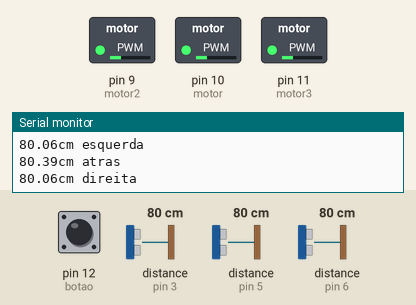
Simulated run of this sketch. Board: Arduino Uno, built with avr-gcc and run on an emulated ATmega328P. Shown: switched loads named in the sketch (green lamp = pin HIGH), the last lines printed to the serial monitor. Wiring (inferred from the names in the program): 3 × ultrasonic range finder: trigger pin 2, echo pin 3 / trigger pin 4, echo pin 5 / trigger pin 7, echo pin 6. The test bench sets the inputs (shaded band); at power-on: pin 12 (botao) HIGH, distance to the obstacle (sensors on pin 5, pin 3, pin 6) 80 cm. The echo pulse lasts 58.3 µs per cm; pins used as bus, display or sensor lines are not drawn.

Above: at 2.3 s.
2.4 s: pin 12 (botao) pulled LOW for 1.8 s
At 4.7 s:
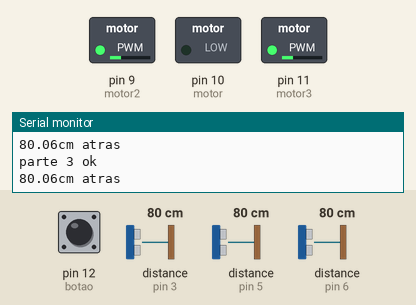
6.5 s: distance to the obstacle (sensor on pin 5) set to 2 cm
At 8.0 s:
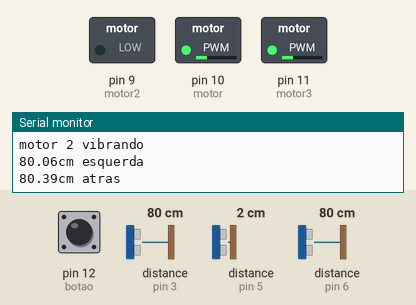
8.6 s: distance to the obstacle (sensor on pin 3) set to 2 cm
At 10.7 s:
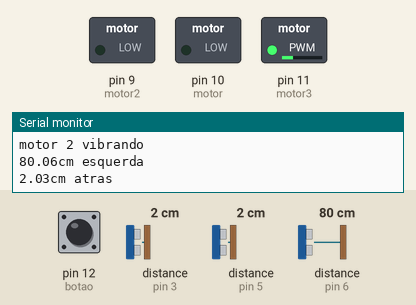
11.0 s: distance to the obstacle (sensor on pin 6) set to 18 cm
At 13.0 s:
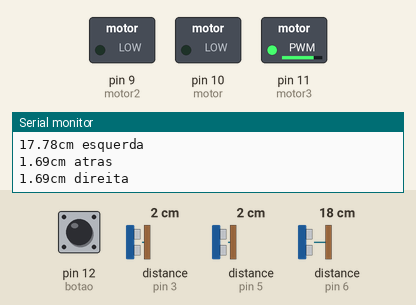
13.6 s: distance to the obstacle (sensor on pin 3) set to 18 cm
At 14.8 s:
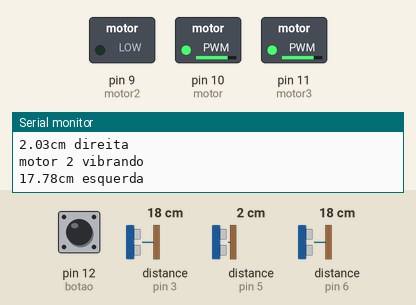
15.7 s: distance to the obstacle (sensor on pin 5) set to 18 cm
At 17.9 s:
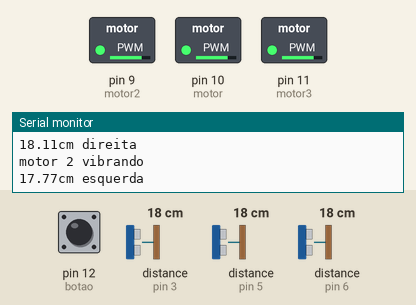
Timing chart, 0 to 19.4 s (numbered marks = the images above; inputs shaded):
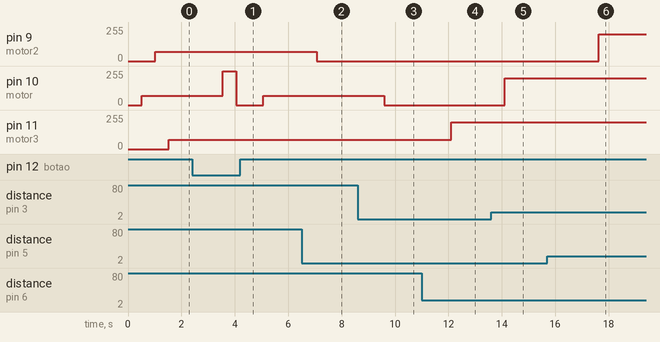

Measured:
- after the input at 2.4 s, pin 10 (motor): 70/255 → 255/255 after 1.1 s, → 0/255 0.51 s later, → 70/255 1.0 s later
- after the input at 6.5 s, pin 9 (motor2): 70/255 → 0/255 after 0.58 s
- after the input at 8.6 s, pin 10 (motor): 70/255 → 0/255 after 1.0 s
- after the input at 11.0 s, pin 11 (motor3): 70/255 → 200/255 after 1.1 s
- after the input at 13.6 s, pin 10 (motor): 0/255 → 200/255 after 0.51 s
- after the input at 15.7 s, pin 9 (motor2): 0/255 → 200/255 after 1.9 s

The sketch:

sensor_de_distancia1.ino
```cpp
// C++ code
//

//Define o nome usado para cada pino na programação//
#define triggerPin 2
#define echoPin 3
#define motor 10
#define triggerPin2 4
#define triggerPin3 7
#define echoPin2 5
#define echoPin3 6
#define motor2 9
#define motor3 11
#define botao 12


//Variáveis que serão usadas para o cálculo//
//da distância do sensor//
float distancia;
float duracao;
float velocidade=0.0172316;
float distancia2;
float duracao2;
float velocidade2=0.0172316;
float distancia3;
float duracao3;
float velocidade3=0.0172316;

//A função de leitura do sensor e o retorno//
//em distância para a variável//
//Sensor de trás//
void readUltrasonicSensor(){
  digitalWrite(triggerPin,LOW);
  delayMicroseconds(5);
  digitalWrite(triggerPin,HIGH);
  delayMicroseconds(10);
  digitalWrite(triggerPin,LOW);
  duracao = pulseIn(echoPin, HIGH);
  distancia = duracao * velocidade;
  Serial.print(distancia);
  Serial.println("cm atras");
  delay(500);
}
//Sensor da direita//
void readUltrasonicSensor2(){
  digitalWrite(triggerPin2,LOW);
  delayMicroseconds(5);
  digitalWrite(triggerPin2,HIGH);
  delayMicroseconds(10);
  digitalWrite(triggerPin2,LOW);
  duracao2 = pulseIn(echoPin2, HIGH);
  distancia2 = duracao2 * velocidade2;
  Serial.print(distancia2);
  Serial.println("cm direita ");
  delay(500);
}
//Sensor da esquerda//
void readUltrasonicSensor3(){
  digitalWrite(triggerPin3,LOW);
  delayMicroseconds(5);
  digitalWrite(triggerPin3,HIGH);
  delayMicroseconds(10);
  digitalWrite(triggerPin3,LOW);
  duracao3 = pulseIn(echoPin3, HIGH);
  distancia3 = duracao3 * velocidade3;
  Serial.print(distancia3);
  Serial.println("cm esquerda ");
  delay(500);
}

void setup(){
  pinMode(botao, INPUT_PULLUP);
  pinMode(triggerPin, OUTPUT);
  pinMode(echoPin, INPUT);
  pinMode(triggerPin2, OUTPUT);
  pinMode(echoPin2, INPUT);
  pinMode(triggerPin3, OUTPUT);
  pinMode(echoPin3, INPUT);
  Serial.begin(9600);

}

void loop()
{
  //Essa é a parte responsavel pelo modo 2//
  //Se o botão estiver ligado irá entrar no modo2//
  //Se não, seguirá para o modo principal//
  if(digitalRead(botao)== LOW){
    Serial.println("aqui na parte 1 ta ok");
    readUltrasonicSensor();
    int ultdist=distancia;
    while(digitalRead(botao)== LOW){
      Serial.println("ok tambem na parte 2");
      analogWrite(motor,255);
      readUltrasonicSensor();
      while(ultdist<=distancia + 5 && ultdist>= distancia - 5 && digitalRead(botao)!= HIGH){
        analogWrite(motor,0);
        readUltrasonicSensor();
        Serial.println("parte 3 ok");
      }
    }
  }
  //Modo principal//
  //Faz leitura de cada sensor e manda o comando//
  //Para o motor de vibração logo em seguida//
  readUltrasonicSensor();
  if(distancia>100) analogWrite(motor,0);
  if(distancia<=100)analogWrite(motor,70);
  if(distancia<=50) analogWrite(motor,127);
  if(distancia<=25) analogWrite(motor,200);
  if(distancia<10)analogWrite(motor,0);

  readUltrasonicSensor2();
  if(distancia2>100)analogWrite(motor2,0);
  if(distancia2<=100) analogWrite(motor2,70);
  if(distancia2<=50) analogWrite(motor2,127);
  if(distancia2<=25){
    analogWrite(motor2,200);
    Serial.println("motor 2 vibrando");
  }
  if(distancia2<10)analogWrite(motor2,0);

  readUltrasonicSensor3();
  if(distancia3>100) analogWrite(motor3,0);
  if(distancia3<=100)analogWrite(motor3,70);
  if(distancia3<=50) analogWrite(motor3,127);
  if(distancia3<=25) analogWrite(motor3,200);
  if(distancia3<10)analogWrite(motor3,0);


}
```
